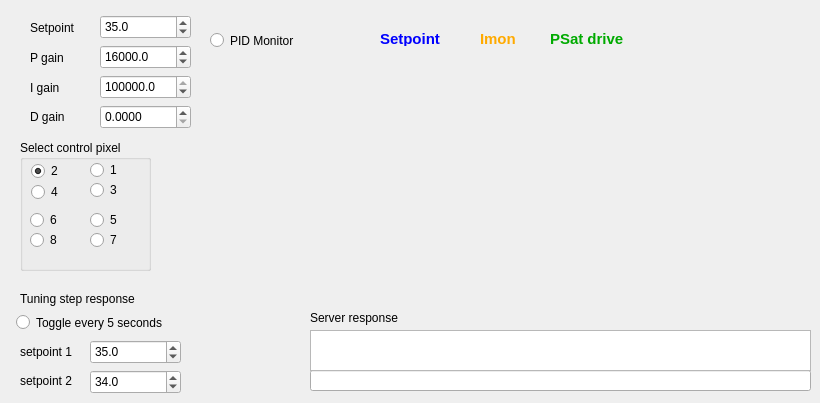
    <widget class="QWidget" name="PID_Tab">
     <attribute name="title">
      <string>PID</string>
     </attribute>
     <widget class="QLabel" name="label_60">
      <property name="geometry">
       <rect>
        <x>20</x>
        <y>373</y>
        <width>61</width>
        <height>16</height>
       </rect>
      </property>
      <property name="text">
       <string>setpoint 2</string>
      </property>
     </widget>
     <widget class="QRadioButton" name="btn_pidmonitor">
      <property name="geometry">
       <rect>
        <x>210</x>
        <y>30</y>
        <width>100</width>
        <height>21</height>
       </rect>
      </property>
      <property name="text">
       <string>PID Monitor</string>
      </property>
      <property name="autoExclusive">
       <bool>false</bool>
      </property>
     </widget>
     <widget class="QDoubleSpinBox" name="spin_pidki">
      <property name="geometry">
       <rect>
        <x>100</x>
        <y>75</y>
        <width>91</width>
        <height>24</height>
       </rect>
      </property>
      <property name="decimals">
       <number>1</number>
      </property>
      <property name="maximum">
       <double>100000000.000000000000000</double>
      </property>
      <property name="value">
       <double>8000000.000000000000000</double>
      </property>
     </widget>
     <widget class="QLabel" name="label_42">
      <property name="geometry">
       <rect>
        <x>550</x>
        <y>30</y>
        <width>111</width>
        <height>16</height>
       </rect>
      </property>
      <property name="text">
       <string>&lt;html&gt;&lt;head/&gt;&lt;body&gt;&lt;p&gt;&lt;span style=&quot; font-size:11pt; font-weight:600; color:#00aa00;&quot;&gt;PSat drive&lt;/span&gt;&lt;/p&gt;&lt;/body&gt;&lt;/html&gt;</string>
      </property>
     </widget>
     <widget class="QLineEdit" name="serverCommand_2">
      <property name="geometry">
       <rect>
        <x>310</x>
        <y>370</y>
        <width>501</width>
        <height>21</height>
       </rect>
      </property>
     </widget>
     <widget class="QLabel" name="label_53">
      <property name="geometry">
       <rect>
        <x>30</x>
        <y>20</y>
        <width>59</width>
        <height>15</height>
       </rect>
      </property>
      <property name="text">
       <string>Setpoint</string>
      </property>
     </widget>
     <widget class="QDoubleSpinBox" name="spin_pidsetpoint">
      <property name="geometry">
       <rect>
        <x>100</x>
        <y>15</y>
        <width>91</width>
        <height>24</height>
       </rect>
      </property>
      <property name="decimals">
       <number>1</number>
      </property>
      <property name="minimum">
       <double>-100.000000000000000</double>
      </property>
      <property name="maximum">
       <double>100.000000000000000</double>
      </property>
      <property name="singleStep">
       <double>0.500000000000000</double>
      </property>
      <property name="value">
       <double>35.000000000000000</double>
      </property>
     </widget>
     <widget class="QTextEdit" name="serverResponse_2">
      <property name="geometry">
       <rect>
        <x>310</x>
        <y>330</y>
        <width>501</width>
        <height>41</height>
       </rect>
      </property>
      <property name="font">
       <font>
        <pointsize>9</pointsize>
       </font>
      </property>
     </widget>
     <widget class="QLabel" name="label_51">
      <property name="geometry">
       <rect>
        <x>30</x>
        <y>80</y>
        <width>59</width>
        <height>15</height>
       </rect>
      </property>
      <property name="text">
       <string>I gain</string>
      </property>
     </widget>
     <widget class="QDoubleSpinBox" name="spin_pidkd">
      <property name="geometry">
       <rect>
        <x>100</x>
        <y>105</y>
        <width>91</width>
        <height>24</height>
       </rect>
      </property>
      <property name="decimals">
       <number>4</number>
      </property>
      <property name="maximum">
       <double>10000.000000000000000</double>
      </property>
      <property name="singleStep">
       <double>0.001000000000000</double>
      </property>
      <property name="value">
       <double>0.000000000000000</double>
      </property>
     </widget>
     <widget class="QLabel" name="label_50">
      <property name="geometry">
       <rect>
        <x>30</x>
        <y>50</y>
        <width>59</width>
        <height>15</height>
       </rect>
      </property>
      <property name="text">
       <string>P gain</string>
      </property>
     </widget>
     <widget class="QLabel" name="label_43">
      <property name="geometry">
       <rect>
        <x>380</x>
        <y>30</y>
        <width>91</width>
        <height>16</height>
       </rect>
      </property>
      <property name="text">
       <string>&lt;html&gt;&lt;head/&gt;&lt;body&gt;&lt;p&gt;&lt;span style=&quot; font-size:11pt; font-weight:600; color:#0000ff;&quot;&gt;Setpoint&lt;/span&gt;&lt;/p&gt;&lt;/body&gt;&lt;/html&gt;</string>
      </property>
     </widget>
     <widget class="QRadioButton" name="btn_pidtoggle">
      <property name="geometry">
       <rect>
        <x>16</x>
        <y>312</y>
        <width>171</width>
        <height>21</height>
       </rect>
      </property>
      <property name="text">
       <string>Toggle every 5 seconds</string>
      </property>
      <property name="autoExclusive">
       <bool>false</bool>
      </property>
     </widget>
     <widget class="QLabel" name="label_59">
      <property name="geometry">
       <rect>
        <x>20</x>
        <y>344</y>
        <width>61</width>
        <height>16</height>
       </rect>
      </property>
      <property name="text">
       <string>setpoint 1</string>
      </property>
     </widget>
     <widget class="QDoubleSpinBox" name="spin_pidkp">
      <property name="geometry">
       <rect>
        <x>100</x>
        <y>45</y>
        <width>91</width>
        <height>24</height>
       </rect>
      </property>
      <property name="decimals">
       <number>1</number>
      </property>
      <property name="maximum">
       <double>1000000.000000000000000</double>
      </property>
      <property name="value">
       <double>16000.000000000000000</double>
      </property>
     </widget>
     <widget class="QLabel" name="label_52">
      <property name="geometry">
       <rect>
        <x>30</x>
        <y>109</y>
        <width>59</width>
        <height>15</height>
       </rect>
      </property>
      <property name="text">
       <string>D gain</string>
      </property>
     </widget>
     <widget class="QLabel" name="label_44">
      <property name="geometry">
       <rect>
        <x>480</x>
        <y>30</y>
        <width>61</width>
        <height>16</height>
       </rect>
      </property>
      <property name="text">
       <string>&lt;html&gt;&lt;head/&gt;&lt;body&gt;&lt;p&gt;&lt;span style=&quot; font-size:11pt; font-weight:600; color:#ffaa00;&quot;&gt;Imon&lt;/span&gt;&lt;/p&gt;&lt;/body&gt;&lt;/html&gt;</string>
      </property>
     </widget>
     <widget class="MplWidget" name="mpl" native="true">
      <property name="geometry">
       <rect>
        <x>210</x>
        <y>50</y>
        <width>601</width>
        <height>251</height>
       </rect>
      </property>
     </widget>
     <widget class="QLabel" name="label_61">
      <property name="geometry">
       <rect>
        <x>310</x>
        <y>310</y>
        <width>111</width>
        <height>16</height>
       </rect>
      </property>
      <property name="text">
       <string>Server response</string>
      </property>
     </widget>
     <widget class="QDoubleSpinBox" name="spin_toggleset_2">
      <property name="geometry">
       <rect>
        <x>90</x>
        <y>370</y>
        <width>91</width>
        <height>24</height>
       </rect>
      </property>
      <property name="decimals">
       <number>1</number>
      </property>
      <property name="minimum">
       <double>-100.000000000000000</double>
      </property>
      <property name="maximum">
       <double>100.000000000000000</double>
      </property>
      <property name="singleStep">
       <double>0.500000000000000</double>
      </property>
      <property name="value">
       <double>34.000000000000000</double>
      </property>
     </widget>
     <widget class="QDoubleSpinBox" name="spin_toggleset_1">
      <property name="geometry">
       <rect>
        <x>90</x>
        <y>340</y>
        <width>91</width>
        <height>24</height>
       </rect>
      </property>
      <property name="decimals">
       <number>1</number>
      </property>
      <property name="minimum">
       <double>-100.000000000000000</double>
      </property>
      <property name="maximum">
       <double>100.000000000000000</double>
      </property>
      <property name="singleStep">
       <double>0.500000000000000</double>
      </property>
      <property name="value">
       <double>35.000000000000000</double>
      </property>
     </widget>
     <widget class="QGroupBox" name="pixelgroupBox">
      <property name="geometry">
       <rect>
        <x>20</x>
        <y>140</y>
        <width>131</width>
        <height>131</height>
       </rect>
      </property>
      <property name="title">
       <string>Select control pixel</string>
      </property>
      <widget class="QRadioButton" name="pixelButton_2">
       <property name="geometry">
        <rect>
         <x>11</x>
         <y>21</y>
         <width>41</width>
         <height>20</height>
        </rect>
       </property>
       <property name="text">
        <string>2</string>
       </property>
       <property name="checked">
        <bool>true</bool>
       </property>
      </widget>
      <widget class="QRadioButton" name="pixelButton_4">
       <property name="geometry">
        <rect>
         <x>11</x>
         <y>42</y>
         <width>41</width>
         <height>20</height>
        </rect>
       </property>
       <property name="text">
        <string>4</string>
       </property>
       <property name="checked">
        <bool>false</bool>
       </property>
      </widget>
      <widget class="QRadioButton" name="pixelButton_1">
       <property name="geometry">
        <rect>
         <x>70</x>
         <y>20</y>
         <width>41</width>
         <height>20</height>
        </rect>
       </property>
       <property name="text">
        <string>1</string>
       </property>
      </widget>
      <widget class="QRadioButton" name="pixelButton_6">
       <property name="geometry">
        <rect>
         <x>10</x>
         <y>70</y>
         <width>41</width>
         <height>20</height>
        </rect>
       </property>
       <property name="text">
        <string>6</string>
       </property>
      </widget>
      <widget class="QRadioButton" name="pixelButton_8">
       <property name="geometry">
        <rect>
         <x>10</x>
         <y>90</y>
         <width>41</width>
         <height>20</height>
        </rect>
       </property>
       <property name="text">
        <string>8</string>
       </property>
      </widget>
      <widget class="QRadioButton" name="pixelButton_3">
       <property name="geometry">
        <rect>
         <x>70</x>
         <y>40</y>
         <width>41</width>
         <height>20</height>
        </rect>
       </property>
       <property name="text">
        <string>3</string>
       </property>
      </widget>
      <widget class="QRadioButton" name="pixelButton_5">
       <property name="geometry">
        <rect>
         <x>70</x>
         <y>70</y>
         <width>41</width>
         <height>20</height>
        </rect>
       </property>
       <property name="text">
        <string>5</string>
       </property>
      </widget>
      <widget class="QRadioButton" name="pixelButton_7">
       <property name="geometry">
        <rect>
         <x>70</x>
         <y>90</y>
         <width>41</width>
         <height>20</height>
        </rect>
       </property>
       <property name="text">
        <string>7</string>
       </property>
      </widget>
     </widget>
     <widget class="QLabel" name="label_62">
      <property name="geometry">
       <rect>
        <x>20</x>
        <y>291</y>
        <width>141</width>
        <height>16</height>
       </rect>
      </property>
      <property name="text">
       <string>Tuning step response</string>
      </property>
     </widget>
    </widget>
